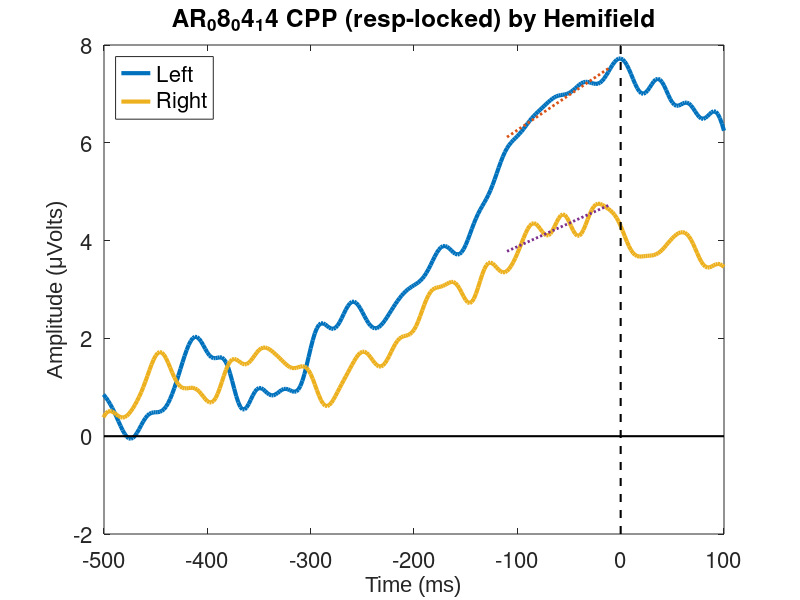
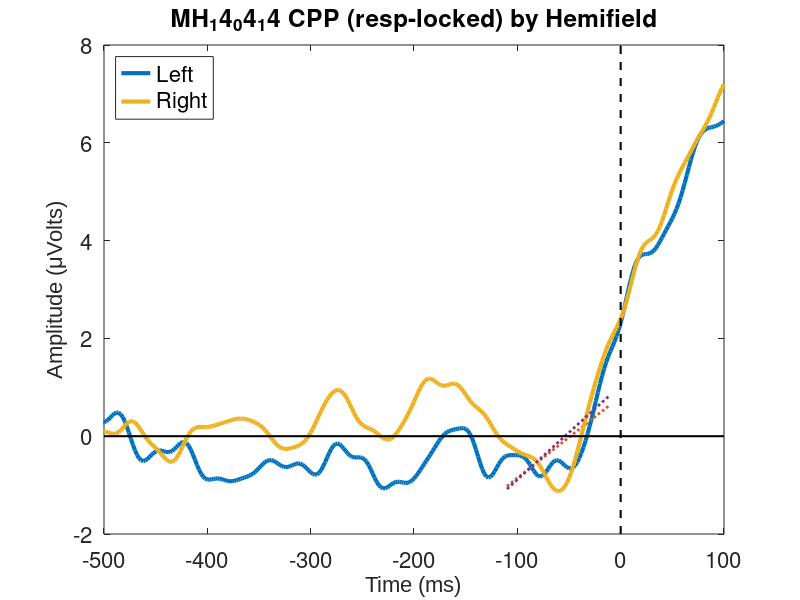
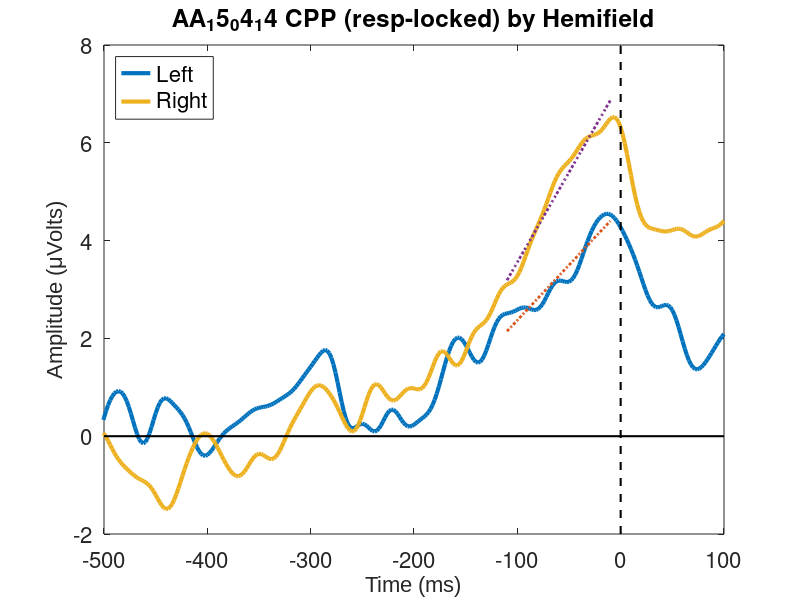
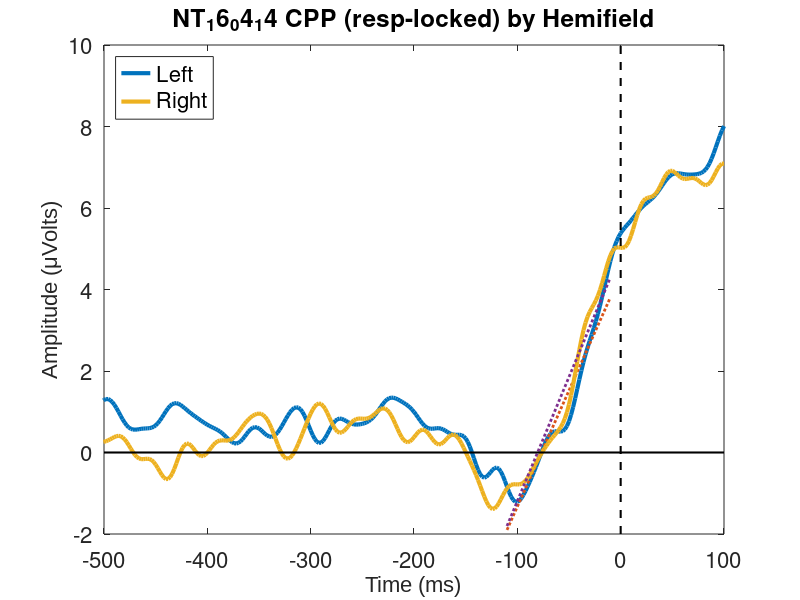

MATLAB code for these plots, in order:
clear
close all
clc

load('resp_locked_example.mat')


%% Plot each individual participant's CPPr_slope with same time-window
slope_timeframe_index=[find(tr==-110),find(tr==-10)];
for s=1:length(allsubj)
    clear h
    figure
    for side = 1:2
        h(side) = plot(tr,CPPr_side(s,:,side),'LineWidth',3,'LineStyle','-');hold on       
        coef = polyfit(tr(slope_timeframe_index(1):slope_timeframe_index(2)),(CPPr_side(s,slope_timeframe_index(1):slope_timeframe_index(2),side)),1);% coef gives 2 coefficients fitting r = slope * x + intercept
        CPP_slope(s,side)=coef(1);
        r = coef(1) .* tr(slope_timeframe_index(1):slope_timeframe_index(2)) + coef(2); %r=slope(x)+intercept, r is a vectore representing the linear curve fitted to the erpr during slope_timeframe
        plot(tr(slope_timeframe_index(1):slope_timeframe_index(2)), r,'Linewidth',2, 'LineStyle', ':');   
    end
    
    set(gca,'FontSize',16,'xlim',[-500,100]);%,'ylim',[-4,8],'ytick',[-4:2:8]);%,'ylim',[-1.5,0.5]);
    ylabel('Amplitude (\muVolts)','FontName','Arial','FontSize',16)
    xlabel('Time (ms)','FontName','Arial','FontSize',16)
    title([subject_folder{s}, ' CPP (resp-locked) by Hemifield'])
    line([0,0],ylim,'Color','k','LineWidth',1.5,'LineStyle','--');
    line(xlim,[0,0],'Color','k','LineWidth',1.5,'LineStyle','-');
    legend(h,side_tags,'FontSize',16,'Location','NorthWest');
   pause(1) 
end

%%%%%%%%%%%%%%%%%%%%%%%%%%%%%%%%%%%%%%%%%%%%%%%%%%%%%%%%%%%%%%%%%%%%%%%%%%%
keyboard 
%%%%%%%%%%%%%%%%%%%%%%%%%%%%%%%%%%%%%%%%%%%%%%%%%%%%%%%%%%%%%%%%%%%%%%%%%%%

%% Now plot each individual participant's CPPr_slope with time-window allowed to vary per participant

%CPP build-up defined as the slope of a straight line fitted to the
%response-locked waveform  during "slope_timeframe_index" defined for
%each participant here:
clear slope_timeframe_index 
for s=1:length(allsubj)
 slope_timeframe_index(s,2)=find(mean(CPPr_side(s,:,:),3)==max(mean(CPPr_side(s,find(tr<0),:),3)));%max amplitude index
end
slope_timeframe_index(:,1)=slope_timeframe_index(:,2)-50;%subtract 50samples (i.e. 100ms) from max amplitude index to form slope_timeframe window
%Now find and save CPPr slope
for s=1:length(allsubj)
    for side = 1:2  
        coef = polyfit(tr(slope_timeframe_index(s,1):slope_timeframe_index(s,2)),(CPPr_side(s,slope_timeframe_index(s,1):slope_timeframe_index(s,2),side)),1);% coef gives 2 coefficients fitting r = slope * x + intercept
        CPPr_slope(s,side)=coef(1);  
    end
end

%Now plot:
for s=1:length(allsubj)
    clear h
    figure
    for side = 1:2
        h(side) = plot(tr,CPPr_side(s,:,side),'LineWidth',3,'LineStyle','-');hold on       
        coef = polyfit(tr(slope_timeframe_index(s,1):slope_timeframe_index(s,2)),(CPPr_side(s,slope_timeframe_index(s,1):slope_timeframe_index(s,2),side)),1);% coef gives 2 coefficients fitting r = slope * x + intercept
        CPP_slope(s,side)=coef(1);
        r = coef(1) .* tr(slope_timeframe_index(s,1):slope_timeframe_index(s,2)) + coef(2); %r=slope(x)+intercept, r is a vectore representing the linear curve fitted to the erpr during slope_timeframe
        plot(tr(slope_timeframe_index(s,1):slope_timeframe_index(s,2)), r,'Linewidth',2, 'LineStyle', ':');   
    end
    
    set(gca,'FontSize',16,'xlim',[-500,100]);%,'ylim',[-4,8],'ytick',[-4:2:8]);%,'ylim',[-1.5,0.5]);
    ylabel('Amplitude (\muVolts)','FontName','Arial','FontSize',16)
    xlabel('Time (ms)','FontName','Arial','FontSize',16)
    title([subject_folder{s}, ' CPP (resp-locked) by Hemifield'])
    line([0,0],ylim,'Color','k','LineWidth',1.5,'LineStyle','--');
    line(xlim,[0,0],'Color','k','LineWidth',1.5,'LineStyle','-');
    legend(h,side_tags,'FontSize',16,'Location','NorthWest');
   pause(1) 
end



